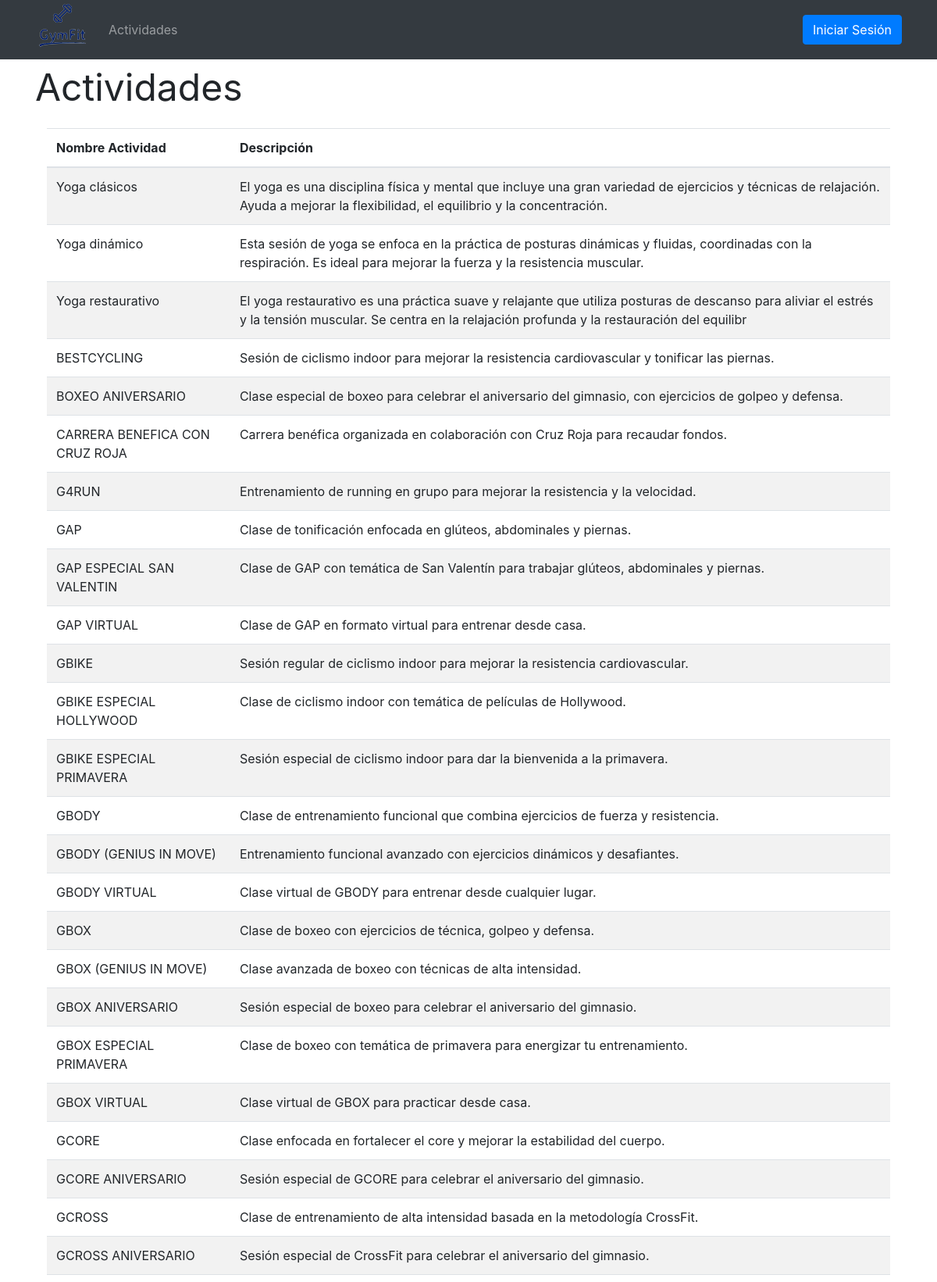
The page /vistas/Actividades.php (upper part) on the database its author committed.
### tables this page shows
CREATE TABLE IF NOT EXISTS `actividad` (
  `idActividad` int(11) NOT NULL AUTO_INCREMENT,
  `nombre` varchar(45) NOT NULL,
  `tipo` varchar(45) DEFAULT NULL,
  `descripcion` varchar(200) DEFAULT NULL,
  `lugar` varchar(45) DEFAULT NULL,
  PRIMARY KEY (`idActividad`)
);

### modelos/m_gestionarActividades.php (called while the page is built, shortened)
<?php
require_once '../controladores/controlador_actividad.php';
class m_gestionarActividades
{
  public function getActividades()
  {
    $bd = conexion_BD();
    $sql = "SELECT * FROM actividad";
    $result = mysqli_query($bd, $sql);
    return $result;
  }
}

### controladores/controlador_actividad.php (called while the page is built, shortened)
<?php
require_once '../modelos/m_gestionarActividades.php';
class controlador_actividad
{
  public static function getActividades(){
    $m_gestionarActividades = new m_gestionarActividades();
    return $m_gestionarActividades->getActividades();
  }
}
?>

### vistas/Actividades.php (the view, shortened to what this page needs)
<?php
require_once '../controladores/controlador_actividad.php';
require 'head.php';
$result = controlador_actividad::getActividades();
?>
<body>
	<?php require 'header_invitado.php'; ?>
	<div class="container">
		<p style="font-size: -webkit-xxx-large;" id="actividades">Actividades</p>
		<div class="table-responsive col-xs-12 col-sm-12 col-md-12 col-lg-12">
    <table id="tablaActividades" class="table table-striped">
        <thead>
            <tr>
                <th>Nombre Actividad</th>
                <th>Descripción</th>
            </tr>
        </thead>
        <tbody>
            <?php foreach ($result as $reg) { ?>
                <tr>
                    <td><?php echo $reg['nombre']; ?></td>
                    <td><?php echo $reg['descripcion']; ?></td>
                </tr>
            <?php } ?>
        </tbody>
    </table>
</div>
	</div>
</body>
</html>

### rows shown on the page
actividad: nombre "Yoga clásicos", descripcion "El yoga es una disciplina física y mental que incluye una gran variedad de ejercicios y técnicas de relajación. Ayuda a mejorar la flexibilidad, el equilibrio y la concentración."
actividad: nombre "Yoga dinámico", descripcion "Esta sesión de yoga se enfoca en la práctica de posturas dinámicas y fluidas, coordinadas con la respiración. Es ideal para mejorar la fuerza y la resistencia muscular."
actividad: nombre "Yoga restaurativo", descripcion "El yoga restaurativo es una práctica suave y relajante que utiliza posturas de descanso para aliviar el estrés y la tensión muscular. Se centra en la relajación profunda y la restauración del equilibr"
actividad: nombre "BESTCYCLING", descripcion "Sesión de ciclismo indoor para mejorar la resistencia cardiovascular y tonificar las piernas."
actividad: nombre "BOXEO ANIVERSARIO", descripcion "Clase especial de boxeo para celebrar el aniversario del gimnasio, con ejercicios de golpeo y defensa."
actividad: nombre "CARRERA BENEFICA CON CRUZ ROJA", descripcion "Carrera benéfica organizada en colaboración con Cruz Roja para recaudar fondos."
actividad: nombre "G4RUN", descripcion "Entrenamiento de running en grupo para mejorar la resistencia y la velocidad."
actividad: nombre "GAP", descripcion "Clase de tonificación enfocada en glúteos, abdominales y piernas."
actividad: nombre "GAP ESPECIAL SAN VALENTIN", descripcion "Clase de GAP con temática de San Valentín para trabajar glúteos, abdominales y piernas."
actividad: nombre "GAP VIRTUAL", descripcion "Clase de GAP en formato virtual para entrenar desde casa."
actividad: nombre "GBIKE", descripcion "Sesión regular de ciclismo indoor para mejorar la resistencia cardiovascular."
actividad: nombre "GBIKE ESPECIAL HOLLYWOOD", descripcion "Clase de ciclismo indoor con temática de películas de Hollywood."
actividad: nombre "GBIKE ESPECIAL PRIMAVERA", descripcion "Sesión especial de ciclismo indoor para dar la bienvenida a la primavera."
actividad: nombre "GBODY", descripcion "Clase de entrenamiento funcional que combina ejercicios de fuerza y resistencia."
actividad: nombre "GBODY (GENIUS IN MOVE)", descripcion "Entrenamiento funcional avanzado con ejercicios dinámicos y desafiantes."
actividad: nombre "GBODY VIRTUAL", descripcion "Clase virtual de GBODY para entrenar desde cualquier lugar."
actividad: nombre "GBOX", descripcion "Clase de boxeo con ejercicios de técnica, golpeo y defensa."
actividad: nombre "GBOX (GENIUS IN MOVE)", descripcion "Clase avanzada de boxeo con técnicas de alta intensidad."
actividad: nombre "GBOX ANIVERSARIO", descripcion "Sesión especial de boxeo para celebrar el aniversario del gimnasio."
actividad: nombre "GBOX ESPECIAL PRIMAVERA", descripcion "Clase de boxeo con temática de primavera para energizar tu entrenamiento."
actividad: nombre "GBOX VIRTUAL", descripcion "Clase virtual de GBOX para practicar desde casa."
actividad: nombre "GCORE", descripcion "Clase enfocada en fortalecer el core y mejorar la estabilidad del cuerpo."
actividad: nombre "GCORE ANIVERSARIO", descripcion "Sesión especial de GCORE para celebrar el aniversario del gimnasio."
actividad: nombre "GCROSS", descripcion "Clase de entrenamiento de alta intensidad basada en la metodología CrossFit."
actividad: nombre "GCROSS ANIVERSARIO", descripcion "Sesión especial de CrossFit para celebrar el aniversario del gimnasio."
